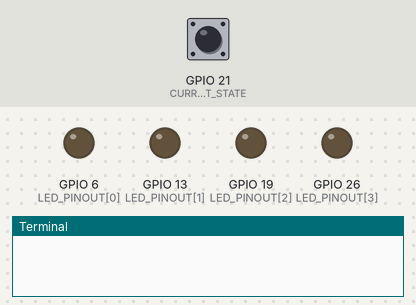
Recording of a program running on a simulated Raspberry Pi (BCM pin numbers). On the bench: output pins drawn as LEDs (lit = HIGH), the last lines printed to the terminal. The inputs (shaded band) are chosen by the test bench; at power-on: GPIO 21 (CURRENT_TACT_STATE) HIGH.

Above: at 1.2 s.
1.3 s: GPIO 21 (CURRENT_TACT_STATE) pulled LOW for 0.25 s
At 1.9 s:
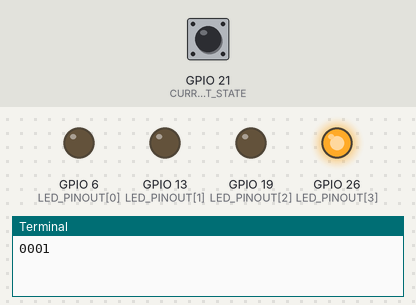
3.1 s: GPIO 21 (CURRENT_TACT_STATE) pulled LOW for 1 s
At 4.5 s:
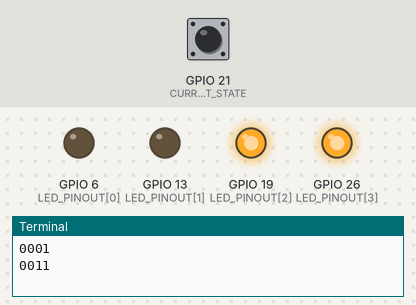
5.6 s: GPIO 21 (CURRENT_TACT_STATE) pulled LOW for 0.25 s
At 6.3 s:
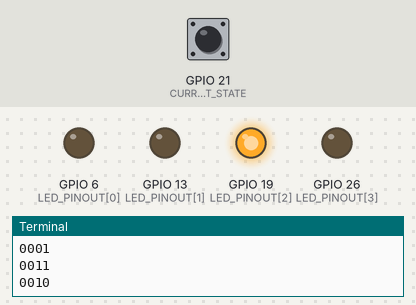
7.3 s: GPIO 21 (CURRENT_TACT_STATE) pulled LOW for 3.2 s
At 9.0 s:
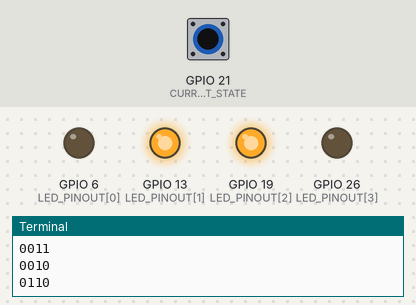
12.0 s: GPIO 21 (CURRENT_TACT_STATE) pulled LOW for 0.25 s
At 13.4 s:
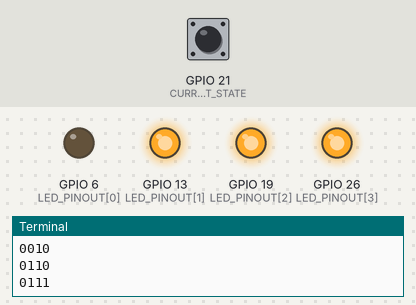
13.7 s: GPIO 21 (CURRENT_TACT_STATE) pulled LOW for 1 s
At 15.1 s:
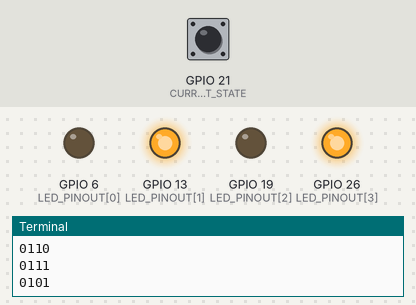
Timing chart, 0 to 16.7 s (numbered marks = the images above; inputs shaded):
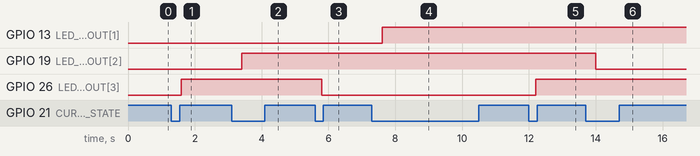

Measured:
- after the input at 1.3 s, GPIO 26 (LED_PINOUT[3]): LOW → HIGH after 0.30 s
- after the input at 3.1 s, GPIO 19 (LED_PINOUT[2]): LOW → HIGH after 0.30 s
- after the input at 5.6 s, GPIO 26 (LED_PINOUT[3]): HIGH → LOW after 0.20 s
- after the input at 7.3 s, GPIO 13 (LED_PINOUT[1]): LOW → HIGH after 0.30 s
- after the input at 12.0 s, GPIO 26 (LED_PINOUT[3]): LOW → HIGH after 0.20 s
- after the input at 13.7 s, GPIO 19 (LED_PINOUT[2]): HIGH → LOW after 0.30 s

The program:

ex1.py
```python
import RPi.GPIO as GPIO
import time
# -- WYBOR TRYBY NUMERACJI PINOW
GPIO.setmode(GPIO.BCM)

# -- KONFIGURACJA PINOW
GPIO.setup(26, GPIO.OUT)
GPIO.setup(19, GPIO.OUT)
GPIO.setup(13, GPIO.OUT)
GPIO.setup(6, GPIO.OUT)
GPIO.setup(21, GPIO.IN, pull_up_down=GPIO.PUD_UP)


# - INICJALIZACJA TABLICY PINOUT
LED_PINOUT = [6, 13, 19, 26]

# - STAN PRZYCISKU ( ZMIENNA POMOCNICZA )
TACT_STATE = GPIO.HIGH

# ZMIENNA INKREMENTOWANA
inkrementor = 0

# TABLICA STATUSOW DLA DANEGO PINOUT
LED_STATE = [False, False, False, False]

try:
    while True:
        # - POBRANIE AKTUALNEGO STANU PINU 21 - PRZYCISK

        CURRENT_TACT_STATE = GPIO.input(21)

        # - JEZELI AKTUALNY STAN PRZYCISKU JEST LOW I STAN Z POPRZEDNIEJ INTERACJI WHILE
        # JEST HIGH WYKONUJE SIE INSTRUKCJA WARUNKOWA INKREMENTACJI LUB ZEROWANIA

        if CURRENT_TACT_STATE == GPIO.LOW and TACT_STATE == GPIO.HIGH:
            if inkrementor < 15:
                inkrementor += 1
            else:
                inkrementor = 0

        # - PRZELICZENIE LICZBY DECYMALNEJ NA KOD GRAYA


            gray_rep = inkrementor ^ (inkrementor >> 1)

        # - UCIECIE PIERWSZYCH DWOCH ZNAKOW ORAZ DOPELNIENIE DO 4 JESLI JEST KROTSZA

            bin_gray = bin(gray_rep)[2:].zfill(4)

        # - KONTROLNE WYPISANIE NA EKRAN BINARNEJ REPREZENTACJI KODU GRAYA

            print(bin_gray)
        # - NADPISANIE STANU W TABLICY LED_STATE W ZALEZNOSCI OD WARTOSCI KODU GRAY
        # 1 - TRUE
        # 0 - FALSE
            for i in range(4):
                LED_STATE[i] = bin_gray[i] == '1'
        # NADPISANIE ZMIENNEJ POMOCNICZEJ AKTUALNA WARTOSCIA STANU PRZYCISKU
        TACT_STATE = CURRENT_TACT_STATE
        time.sleep(0.2)

        # PRZECHODZIMY PRZEZ KAZDY INDEKS I ODPOWIADAJACY STAN LED
        for i, stan in enumerate(LED_STATE):
            if stan:
        # GDY TRUE - WLACZ DIODE
                GPIO.output(LED_PINOUT[i], GPIO.HIGH)
            else:
        # GDY FALSE - WYLACZ DIODE

                GPIO.output(LED_PINOUT[i], GPIO.LOW)
        # OBSLUGA PRZERWANIA GDY WPISZEMY NP CTRL + C W TERMINALU
        # RESETUJEMY WSZYSTKIE GPIO
except KeyboardInterrupt:
    GPIO.cleanup()
```
